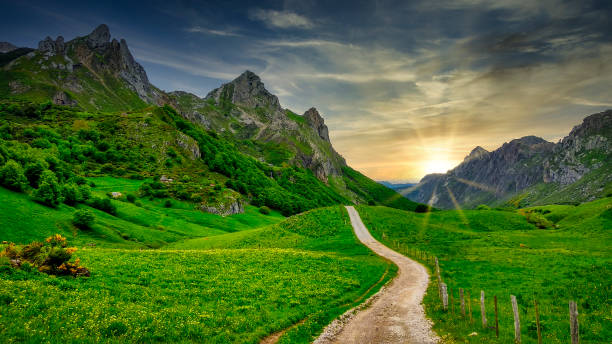
#> input picture Project_image_size/Input.jpg, 612 x 344 px
$ python Image_size.py
#> lines starting #> are read from the running program, lines starting #| are printed output that depends on the picture
from PIL import Image

Img = Image.open('Input.jpg')
#> Img is the input picture: PIL image 612x344 RGB; mean R, G, B 72.6, 104.4, 49

Resize = Img.resize((900, 300), resample=Image.Resampling.LANCZOS)
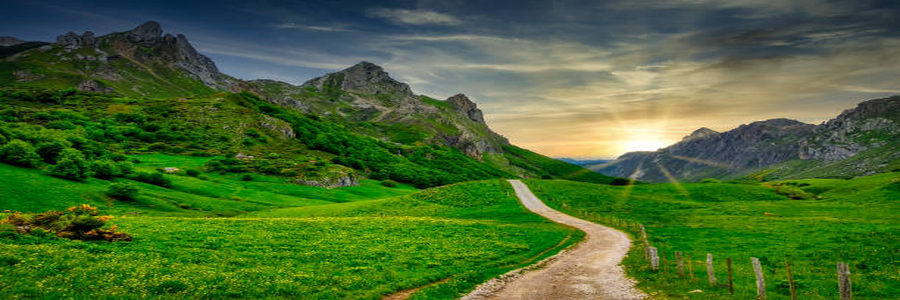
#> Resize: PIL image 900x300 RGB; mean R, G, B 72.7, 104.4, 49.2

Resize.save('Output.jpg')

print("Image is resized and saved as output.jpg")
